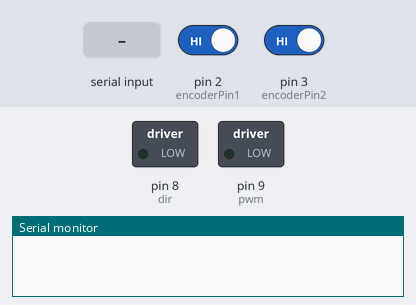
Recording of a sketch running on a simulated Arduino Uno, built with avr-gcc and run on an emulated ATmega328P. Shown: switched loads named in the sketch (green lamp = pin HIGH), the last lines printed to the serial monitor. The inputs (shaded band) are chosen by the test bench; at power-on: pin 2 (encoderPin1) HIGH, pin 3 (encoderPin2) HIGH.

Above: at 0.9 s.
1.0 s: "r90\n" received over Serial
At 1.15 s:
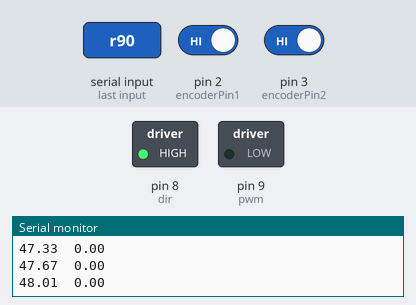
At 1.6 s:
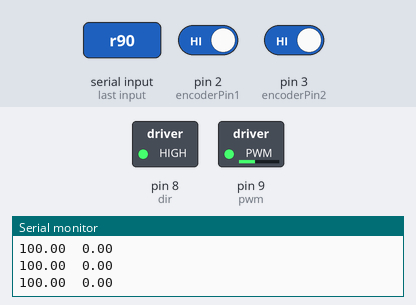
2.8 s: "s90\n" received over Serial
At 4.2 s:
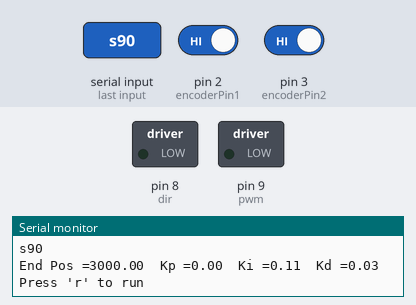
Timing chart, 0 to 5.8 s (numbered marks = the images above; inputs shaded):
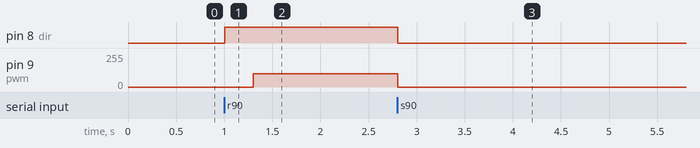

The sketch:

UI_forTesting.ino
```cpp
/* Written by : HRUSHIKESH
 * Date: 14/01/18 02:34:27
 */

// ################ Including necessary Libraries #############

#include <PID_v1.h>

// ################ Defining motor pin names ##############

//these pins can not be changed 2/3 are special pins
#define dir 8
#define pwm 9
#define valve 4
#define release_rev 5.1
#define encoderPin1 2
#define encoderPin2 3

double pwm_val = 0;
char r_dir=1;

volatile int lastEncoded = 0;
volatile double encoderValue = 0;
int lastMSB = 0;
int lastLSB = 0;

String inputString = "";         // a String to hold incoming data
boolean stringComplete = false;  // whether the string is complete


double Kp=0.0001;
double Ki=0.1136;
double Kd=0.0284;
double reqd_pos = 3000;

byte run = 0;

PID myPID(&encoderValue, &pwm_val, &reqd_pos, Kp, Ki, Kd, DIRECT);

void setup() {
    Serial.begin (115200);
    while(Serial.available() <= 0);

    myPID.SetMode(AUTOMATIC);
    myPID.SetOutputLimits(-100,100);
    myPID.SetSampleTime(1);

    pinMode(encoderPin1, INPUT);
    pinMode(encoderPin2, INPUT);

    pinMode(dir, OUTPUT);
    pinMode(pwm,OUTPUT);

    digitalWrite(encoderPin1, HIGH); //turn pullup resistor on
    digitalWrite(encoderPin2, HIGH); //turn pullup resistor on

    //call updateEncoder() when any high/low changed seen
    //on interrupt 0 (pin 2), or interrupt 1 (pin 3)
    attachInterrupt(0, updateEncoder, CHANGE);
    attachInterrupt(1, updateEncoder, CHANGE);

    digitalWrite(dir,r_dir);
    analogWrite(pwm,pwm_val);

}

void loop(){
    if(run == 1){
        myPID.Compute();
        Serial.print(pwm_val);
        Serial.print("\t");
        Serial.println(encoderValue);
        setPWM(pwm_val);
    }
    if (stringComplete) {
        inputString = "";
        stringComplete = false;
    }
}

void updateEncoder(){
  int MSB = digitalRead(encoderPin1); //MSB = most significant bit
  int LSB = digitalRead(encoderPin2); //LSB = least significant bit

  int encoded = (MSB << 1) |LSB; //converting the 2 pin value to single number
  int sum  = (lastEncoded << 2) | encoded; //adding it to the previous encoded value

  if(sum == 0b1101 || sum == 0b0100 || sum == 0b0010 || sum == 0b1011)
    encoderValue ++;
  //if(sum == 0b1110 || sum == 0b0111 || sum == 0b0001 || sum == 0b1000) encoderValue --;
  else encoderValue --;

  lastEncoded = encoded; //store this value for next time
}

void setPWM(char val){
    if(val>0)
        digitalWrite(dir, HIGH);
    else
        digitalWrite(dir, LOW);
    analogWrite(pwm,abs(val));
}

void serialEvent() {
    char inChar = (char)Serial.read();
    if (inChar == '\n') {
        stringComplete = true;
        switch(inputString.charAt(0)){
            case 's':   //stops the controller
                        run = 0;
                        encoderValue = 0;
                        setPWM(0);
                        break;

            case 'r':   //runs the controller
                        run = 1;
                        break;

            case 'e':   //sets encoder value
                        reqd_pos = inputString.substring(inputString.indexOf('=')+1).toFloat();
                        break;

            case 'p':   //sets P value for PID controller
                        Kp = inputString.substring(inputString.indexOf('=')+1).toFloat();
                        break;
            case 'i':   //sets I value for PID controller
                        Ki = inputString.substring(inputString.indexOf('=')+1).toFloat();
                        break;

            case 'd':   //sets D value for PID controller
                        Kd = inputString.substring(inputString.indexOf('=')+1).toFloat();
                        break;
        }
        myPID.SetTunings(Kp, Ki, Kd);
        Serial.println(inputString);
        Serial.print("End Pos =");
        Serial.print(reqd_pos);
        Serial.print("\tKp =");
        Serial.print(Kp);
        Serial.print("\tKi =");
        Serial.print(Ki);
        Serial.print("\tKd =");
        Serial.print(Kd);
        Serial.println("\nPress 'r' to run");
    }
    else
        inputString += inChar;
}
```

Measured:
- after the input at 1.0 s, pin 8 (dir): LOW → HIGH at once; pin 9 (pwm): 0/255 → 100/255 after 0.30 s
- after the input at 2.8 s, pin 8 (dir): HIGH → LOW at once; pin 9 (pwm): 100/255 → 0/255 at once
